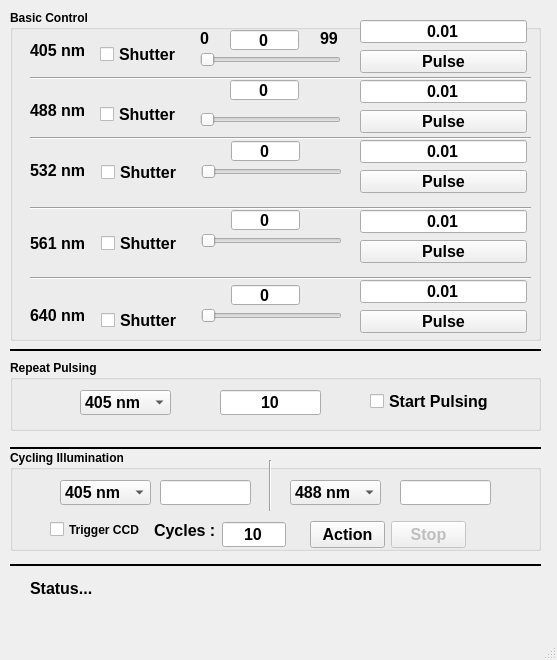
<?xml version="1.0" encoding="UTF-8"?>
<ui version="4.0">
 <class>MainWindow</class>
 <widget class="QMainWindow" name="MainWindow">
  <property name="geometry">
   <rect>
    <x>0</x>
    <y>0</y>
    <width>557</width>
    <height>660</height>
   </rect>
  </property>
  <property name="font">
   <font>
    <family>Microsoft YaHei UI</family>
    <weight>75</weight>
    <bold>true</bold>
   </font>
  </property>
  <property name="windowTitle">
   <string>Laser Control</string>
  </property>
  <widget class="QWidget" name="centralwidget">
   <widget class="Line" name="line_5">
    <property name="geometry">
     <rect>
      <x>10</x>
      <y>340</y>
      <width>531</width>
      <height>20</height>
     </rect>
    </property>
    <property name="font">
     <font>
      <family>Tahoma</family>
      <pointsize>18</pointsize>
      <weight>75</weight>
      <bold>true</bold>
     </font>
    </property>
    <property name="frameShadow">
     <enum>QFrame::Plain</enum>
    </property>
    <property name="lineWidth">
     <number>2</number>
    </property>
    <property name="midLineWidth">
     <number>0</number>
    </property>
    <property name="orientation">
     <enum>Qt::Horizontal</enum>
    </property>
   </widget>
   <widget class="QLabel" name="status">
    <property name="geometry">
     <rect>
      <x>30</x>
      <y>580</y>
      <width>481</width>
      <height>16</height>
     </rect>
    </property>
    <property name="font">
     <font>
      <family>Tahoma</family>
      <pointsize>12</pointsize>
      <weight>75</weight>
      <bold>true</bold>
     </font>
    </property>
    <property name="text">
     <string>Status...</string>
    </property>
   </widget>
   <widget class="Line" name="line_7">
    <property name="geometry">
     <rect>
      <x>10</x>
      <y>440</y>
      <width>531</width>
      <height>16</height>
     </rect>
    </property>
    <property name="font">
     <font>
      <family>Tahoma</family>
      <pointsize>18</pointsize>
      <weight>75</weight>
      <bold>true</bold>
     </font>
    </property>
    <property name="frameShadow">
     <enum>QFrame::Plain</enum>
    </property>
    <property name="lineWidth">
     <number>2</number>
    </property>
    <property name="midLineWidth">
     <number>0</number>
    </property>
    <property name="orientation">
     <enum>Qt::Horizontal</enum>
    </property>
   </widget>
   <widget class="Line" name="line_8">
    <property name="geometry">
     <rect>
      <x>10</x>
      <y>555</y>
      <width>531</width>
      <height>20</height>
     </rect>
    </property>
    <property name="font">
     <font>
      <family>Tahoma</family>
     </font>
    </property>
    <property name="frameShadow">
     <enum>QFrame::Plain</enum>
    </property>
    <property name="lineWidth">
     <number>2</number>
    </property>
    <property name="orientation">
     <enum>Qt::Horizontal</enum>
    </property>
   </widget>
   <widget class="QGroupBox" name="groupBox">
    <property name="geometry">
     <rect>
      <x>10</x>
      <y>10</y>
      <width>531</width>
      <height>331</height>
     </rect>
    </property>
    <property name="title">
     <string>Basic Control</string>
    </property>
    <widget class="QLabel" name="laserLine3Label">
     <property name="geometry">
      <rect>
       <x>20</x>
       <y>150</y>
       <width>61</width>
       <height>21</height>
      </rect>
     </property>
     <property name="font">
      <font>
       <family>Tahoma</family>
       <pointsize>12</pointsize>
       <weight>75</weight>
       <bold>true</bold>
      </font>
     </property>
     <property name="text">
      <string>532 nm</string>
     </property>
    </widget>
    <widget class="QLabel" name="laserLine1Label">
     <property name="geometry">
      <rect>
       <x>20</x>
       <y>30</y>
       <width>61</width>
       <height>21</height>
      </rect>
     </property>
     <property name="font">
      <font>
       <family>Tahoma</family>
       <pointsize>12</pointsize>
       <weight>75</weight>
       <bold>true</bold>
      </font>
     </property>
     <property name="text">
      <string>405 nm</string>
     </property>
    </widget>
    <widget class="QCheckBox" name="laserLine1Shutter">
     <property name="geometry">
      <rect>
       <x>90</x>
       <y>30</y>
       <width>81</width>
       <height>29</height>
      </rect>
     </property>
     <property name="font">
      <font>
       <family>Tahoma</family>
       <pointsize>12</pointsize>
       <weight>75</weight>
       <bold>true</bold>
      </font>
     </property>
     <property name="text">
      <string>Shutter</string>
     </property>
    </widget>
    <widget class="QSlider" name="laserLine1PowerSlider">
     <property name="geometry">
      <rect>
       <x>190</x>
       <y>40</y>
       <width>141</width>
       <height>19</height>
      </rect>
     </property>
     <property name="font">
      <font>
       <family>Tahoma</family>
       <weight>75</weight>
       <bold>true</bold>
      </font>
     </property>
     <property name="value">
      <number>0</number>
     </property>
     <property name="orientation">
      <enum>Qt::Horizontal</enum>
     </property>
    </widget>
    <widget class="QLineEdit" name="laserLine1PowerEdit">
     <property name="geometry">
      <rect>
       <x>220</x>
       <y>20</y>
       <width>69</width>
       <height>20</height>
      </rect>
     </property>
     <property name="font">
      <font>
       <family>Tahoma</family>
       <pointsize>12</pointsize>
       <weight>75</weight>
       <bold>true</bold>
      </font>
     </property>
     <property name="text">
      <string>0</string>
     </property>
     <property name="alignment">
      <set>Qt::AlignCenter</set>
     </property>
    </widget>
    <widget class="QLabel" name="label">
     <property name="geometry">
      <rect>
       <x>190</x>
       <y>20</y>
       <width>16</width>
       <height>16</height>
      </rect>
     </property>
     <property name="font">
      <font>
       <family>Tahoma</family>
       <pointsize>12</pointsize>
       <weight>75</weight>
       <bold>true</bold>
      </font>
     </property>
     <property name="text">
      <string>0</string>
     </property>
    </widget>
    <widget class="QLabel" name="label_2">
     <property name="geometry">
      <rect>
       <x>310</x>
       <y>20</y>
       <width>41</width>
       <height>16</height>
      </rect>
     </property>
     <property name="font">
      <font>
       <family>Tahoma</family>
       <pointsize>12</pointsize>
       <weight>75</weight>
       <bold>true</bold>
      </font>
     </property>
     <property name="text">
      <string>99</string>
     </property>
    </widget>
    <widget class="QLineEdit" name="laserLine1PulseDuration">
     <property name="enabled">
      <bool>true</bool>
     </property>
     <property name="geometry">
      <rect>
       <x>350</x>
       <y>10</y>
       <width>167</width>
       <height>23</height>
      </rect>
     </property>
     <property name="font">
      <font>
       <family>Tahoma</family>
       <pointsize>12</pointsize>
       <weight>75</weight>
       <bold>true</bold>
      </font>
     </property>
     <property name="text">
      <string>0.01</string>
     </property>
     <property name="alignment">
      <set>Qt::AlignCenter</set>
     </property>
    </widget>
    <widget class="QLabel" name="laserLine2Label">
     <property name="geometry">
      <rect>
       <x>20</x>
       <y>90</y>
       <width>61</width>
       <height>21</height>
      </rect>
     </property>
     <property name="font">
      <font>
       <family>Tahoma</family>
       <pointsize>12</pointsize>
       <weight>75</weight>
       <bold>true</bold>
      </font>
     </property>
     <property name="text">
      <string>488 nm</string>
     </property>
    </widget>
    <widget class="QPushButton" name="laserLine5Pulse">
     <property name="geometry">
      <rect>
       <x>350</x>
       <y>300</y>
       <width>167</width>
       <height>23</height>
      </rect>
     </property>
     <property name="font">
      <font>
       <family>Tahoma</family>
       <pointsize>12</pointsize>
       <weight>75</weight>
       <bold>true</bold>
      </font>
     </property>
     <property name="text">
      <string>Pulse</string>
     </property>
    </widget>
    <widget class="QLabel" name="laserLine4Label">
     <property name="geometry">
      <rect>
       <x>20</x>
       <y>223</y>
       <width>61</width>
       <height>21</height>
      </rect>
     </property>
     <property name="font">
      <font>
       <family>Tahoma</family>
       <pointsize>12</pointsize>
       <weight>75</weight>
       <bold>true</bold>
      </font>
     </property>
     <property name="text">
      <string>561 nm</string>
     </property>
    </widget>
    <widget class="QLineEdit" name="laserLine5PowerEdit">
     <property name="geometry">
      <rect>
       <x>221</x>
       <y>275</y>
       <width>69</width>
       <height>20</height>
      </rect>
     </property>
     <property name="font">
      <font>
       <family>Tahoma</family>
       <pointsize>12</pointsize>
       <weight>75</weight>
       <bold>true</bold>
      </font>
     </property>
     <property name="text">
      <string>0</string>
     </property>
     <property name="alignment">
      <set>Qt::AlignCenter</set>
     </property>
    </widget>
    <widget class="QPushButton" name="laserLine4Pulse">
     <property name="geometry">
      <rect>
       <x>350</x>
       <y>230</y>
       <width>167</width>
       <height>23</height>
      </rect>
     </property>
     <property name="font">
      <font>
       <family>Tahoma</family>
       <pointsize>12</pointsize>
       <weight>75</weight>
       <bold>true</bold>
      </font>
     </property>
     <property name="text">
      <string>Pulse</string>
     </property>
    </widget>
    <widget class="QCheckBox" name="laserLine4Shutter">
     <property name="geometry">
      <rect>
       <x>91</x>
       <y>219</y>
       <width>81</width>
       <height>29</height>
      </rect>
     </property>
     <property name="font">
      <font>
       <family>Tahoma</family>
       <pointsize>12</pointsize>
       <weight>75</weight>
       <bold>true</bold>
      </font>
     </property>
     <property name="text">
      <string>Shutter</string>
     </property>
    </widget>
    <widget class="QSlider" name="laserLine4PowerSlider">
     <property name="geometry">
      <rect>
       <x>191</x>
       <y>221</y>
       <width>141</width>
       <height>19</height>
      </rect>
     </property>
     <property name="font">
      <font>
       <family>Tahoma</family>
       <weight>75</weight>
       <bold>true</bold>
      </font>
     </property>
     <property name="value">
      <number>0</number>
     </property>
     <property name="orientation">
      <enum>Qt::Horizontal</enum>
     </property>
    </widget>
    <widget class="QLineEdit" name="laserLine4PowerEdit">
     <property name="geometry">
      <rect>
       <x>221</x>
       <y>200</y>
       <width>69</width>
       <height>20</height>
      </rect>
     </property>
     <property name="font">
      <font>
       <family>Tahoma</family>
       <pointsize>12</pointsize>
       <weight>75</weight>
       <bold>true</bold>
      </font>
     </property>
     <property name="text">
      <string>0</string>
     </property>
     <property name="alignment">
      <set>Qt::AlignCenter</set>
     </property>
    </widget>
    <widget class="QSlider" name="laserLine2PowerSlider">
     <property name="geometry">
      <rect>
       <x>190</x>
       <y>100</y>
       <width>141</width>
       <height>19</height>
      </rect>
     </property>
     <property name="font">
      <font>
       <family>Tahoma</family>
       <weight>75</weight>
       <bold>true</bold>
      </font>
     </property>
     <property name="value">
      <number>0</number>
     </property>
     <property name="orientation">
      <enum>Qt::Horizontal</enum>
     </property>
    </widget>
    <widget class="QPushButton" name="laserLine3Pulse">
     <property name="geometry">
      <rect>
       <x>350</x>
       <y>160</y>
       <width>167</width>
       <height>23</height>
      </rect>
     </property>
     <property name="font">
      <font>
       <family>Tahoma</family>
       <pointsize>12</pointsize>
       <weight>75</weight>
       <bold>true</bold>
      </font>
     </property>
     <property name="text">
      <string>Pulse</string>
     </property>
    </widget>
    <widget class="QLineEdit" name="laserLine3PowerEdit">
     <property name="geometry">
      <rect>
       <x>221</x>
       <y>131</y>
       <width>69</width>
       <height>20</height>
      </rect>
     </property>
     <property name="font">
      <font>
       <family>Tahoma</family>
       <pointsize>12</pointsize>
       <weight>75</weight>
       <bold>true</bold>
      </font>
     </property>
     <property name="text">
      <string>0</string>
     </property>
     <property name="alignment">
      <set>Qt::AlignCenter</set>
     </property>
    </widget>
    <widget class="QCheckBox" name="laserLine5Shutter">
     <property name="geometry">
      <rect>
       <x>91</x>
       <y>296</y>
       <width>81</width>
       <height>29</height>
      </rect>
     </property>
     <property name="font">
      <font>
       <family>Tahoma</family>
       <pointsize>12</pointsize>
       <weight>75</weight>
       <bold>true</bold>
      </font>
     </property>
     <property name="text">
      <string>Shutter</string>
     </property>
    </widget>
    <widget class="QCheckBox" name="laserLine3Shutter">
     <property name="geometry">
      <rect>
       <x>91</x>
       <y>148</y>
       <width>81</width>
       <height>29</height>
      </rect>
     </property>
     <property name="font">
      <font>
       <family>Tahoma</family>
       <pointsize>12</pointsize>
       <weight>75</weight>
       <bold>true</bold>
      </font>
     </property>
     <property name="text">
      <string>Shutter</string>
     </property>
    </widget>
    <widget class="QPushButton" name="laserLine2Pulse">
     <property name="geometry">
      <rect>
       <x>350</x>
       <y>100</y>
       <width>167</width>
       <height>23</height>
      </rect>
     </property>
     <property name="font">
      <font>
       <family>Tahoma</family>
       <pointsize>12</pointsize>
       <weight>75</weight>
       <bold>true</bold>
      </font>
     </property>
     <property name="text">
      <string>Pulse</string>
     </property>
    </widget>
    <widget class="Line" name="line_4">
     <property name="geometry">
      <rect>
       <x>20</x>
       <y>260</y>
       <width>501</width>
       <height>16</height>
      </rect>
     </property>
     <property name="font">
      <font>
       <family>Tahoma</family>
       <weight>75</weight>
       <bold>true</bold>
      </font>
     </property>
     <property name="orientation">
      <enum>Qt::Horizontal</enum>
     </property>
    </widget>
    <widget class="QCheckBox" name="laserLine2Shutter">
     <property name="geometry">
      <rect>
       <x>90</x>
       <y>90</y>
       <width>81</width>
       <height>29</height>
      </rect>
     </property>
     <property name="font">
      <font>
       <family>Tahoma</family>
       <pointsize>12</pointsize>
       <weight>75</weight>
       <bold>true</bold>
      </font>
     </property>
     <property name="text">
      <string>Shutter</string>
     </property>
    </widget>
    <widget class="QLineEdit" name="laserLine2PowerEdit">
     <property name="geometry">
      <rect>
       <x>220</x>
       <y>70</y>
       <width>69</width>
       <height>20</height>
      </rect>
     </property>
     <property name="font">
      <font>
       <family>Tahoma</family>
       <pointsize>12</pointsize>
       <weight>75</weight>
       <bold>true</bold>
      </font>
     </property>
     <property name="text">
      <string>0</string>
     </property>
     <property name="alignment">
      <set>Qt::AlignCenter</set>
     </property>
    </widget>
    <widget class="QPushButton" name="laserLine1Pulse">
     <property name="enabled">
      <bool>true</bool>
     </property>
     <property name="geometry">
      <rect>
       <x>350</x>
       <y>40</y>
       <width>167</width>
       <height>23</height>
      </rect>
     </property>
     <property name="font">
      <font>
       <family>Tahoma</family>
       <pointsize>12</pointsize>
       <weight>75</weight>
       <bold>true</bold>
      </font>
     </property>
     <property name="text">
      <string>Pulse</string>
     </property>
    </widget>
    <widget class="QLineEdit" name="laserLine5PulseDuration">
     <property name="geometry">
      <rect>
       <x>350</x>
       <y>270</y>
       <width>167</width>
       <height>23</height>
      </rect>
     </property>
     <property name="font">
      <font>
       <family>Tahoma</family>
       <pointsize>12</pointsize>
       <weight>75</weight>
       <bold>true</bold>
      </font>
     </property>
     <property name="text">
      <string>0.01</string>
     </property>
     <property name="alignment">
      <set>Qt::AlignCenter</set>
     </property>
    </widget>
    <widget class="QLineEdit" name="laserLine4PulseDuration">
     <property name="geometry">
      <rect>
       <x>350</x>
       <y>200</y>
       <width>167</width>
       <height>23</height>
      </rect>
     </property>
     <property name="font">
      <font>
       <family>Tahoma</family>
       <pointsize>12</pointsize>
       <weight>75</weight>
       <bold>true</bold>
      </font>
     </property>
     <property name="text">
      <string>0.01</string>
     </property>
     <property name="alignment">
      <set>Qt::AlignCenter</set>
     </property>
    </widget>
    <widget class="Line" name="line_3">
     <property name="geometry">
      <rect>
       <x>20</x>
       <y>190</y>
       <width>501</width>
       <height>16</height>
      </rect>
     </property>
     <property name="font">
      <font>
       <family>Tahoma</family>
       <weight>75</weight>
       <bold>true</bold>
      </font>
     </property>
     <property name="orientation">
      <enum>Qt::Horizontal</enum>
     </property>
    </widget>
    <widget class="QSlider" name="laserLine5PowerSlider">
     <property name="geometry">
      <rect>
       <x>191</x>
       <y>296</y>
       <width>141</width>
       <height>19</height>
      </rect>
     </property>
     <property name="font">
      <font>
       <family>Tahoma</family>
       <weight>75</weight>
       <bold>true</bold>
      </font>
     </property>
     <property name="value">
      <number>0</number>
     </property>
     <property name="orientation">
      <enum>Qt::Horizontal</enum>
     </property>
    </widget>
    <widget class="QSlider" name="laserLine3PowerSlider">
     <property name="geometry">
      <rect>
       <x>191</x>
       <y>152</y>
       <width>141</width>
       <height>19</height>
      </rect>
     </property>
     <property name="font">
      <font>
       <family>Tahoma</family>
       <weight>75</weight>
       <bold>true</bold>
      </font>
     </property>
     <property name="value">
      <number>0</number>
     </property>
     <property name="orientation">
      <enum>Qt::Horizontal</enum>
     </property>
    </widget>
    <widget class="QLabel" name="laserLine5Label">
     <property name="geometry">
      <rect>
       <x>20</x>
       <y>295</y>
       <width>61</width>
       <height>21</height>
      </rect>
     </property>
     <property name="font">
      <font>
       <family>Tahoma</family>
       <pointsize>12</pointsize>
       <weight>75</weight>
       <bold>true</bold>
      </font>
     </property>
     <property name="text">
      <string>640 nm</string>
     </property>
    </widget>
    <widget class="QLineEdit" name="laserLine3PulseDuration">
     <property name="geometry">
      <rect>
       <x>350</x>
       <y>130</y>
       <width>167</width>
       <height>23</height>
      </rect>
     </property>
     <property name="font">
      <font>
       <family>Tahoma</family>
       <pointsize>12</pointsize>
       <weight>75</weight>
       <bold>true</bold>
      </font>
     </property>
     <property name="text">
      <string>0.01</string>
     </property>
     <property name="alignment">
      <set>Qt::AlignCenter</set>
     </property>
    </widget>
    <widget class="QLineEdit" name="laserLine2PulseDuration">
     <property name="geometry">
      <rect>
       <x>350</x>
       <y>70</y>
       <width>167</width>
       <height>23</height>
      </rect>
     </property>
     <property name="font">
      <font>
       <family>Tahoma</family>
       <pointsize>12</pointsize>
       <weight>75</weight>
       <bold>true</bold>
      </font>
     </property>
     <property name="text">
      <string>0.01</string>
     </property>
     <property name="alignment">
      <set>Qt::AlignCenter</set>
     </property>
    </widget>
    <widget class="Line" name="line_2">
     <property name="geometry">
      <rect>
       <x>20</x>
       <y>120</y>
       <width>501</width>
       <height>16</height>
      </rect>
     </property>
     <property name="font">
      <font>
       <family>Tahoma</family>
       <weight>75</weight>
       <bold>true</bold>
      </font>
     </property>
     <property name="orientation">
      <enum>Qt::Horizontal</enum>
     </property>
    </widget>
    <widget class="Line" name="line">
     <property name="geometry">
      <rect>
       <x>20</x>
       <y>60</y>
       <width>501</width>
       <height>16</height>
      </rect>
     </property>
     <property name="font">
      <font>
       <family>Tahoma</family>
       <weight>75</weight>
       <bold>true</bold>
      </font>
     </property>
     <property name="orientation">
      <enum>Qt::Horizontal</enum>
     </property>
    </widget>
   </widget>
   <widget class="QGroupBox" name="groupBox_2">
    <property name="geometry">
     <rect>
      <x>10</x>
      <y>360</y>
      <width>531</width>
      <height>71</height>
     </rect>
    </property>
    <property name="title">
     <string>Repeat Pulsing</string>
    </property>
    <widget class="QComboBox" name="selectLaserLine">
     <property name="geometry">
      <rect>
       <x>70</x>
       <y>30</y>
       <width>91</width>
       <height>25</height>
      </rect>
     </property>
     <property name="font">
      <font>
       <family>Tahoma</family>
       <pointsize>12</pointsize>
       <weight>75</weight>
       <bold>true</bold>
      </font>
     </property>
     <item>
      <property name="text">
       <string>405 nm</string>
      </property>
     </item>
     <item>
      <property name="text">
       <string>488 nm</string>
      </property>
     </item>
     <item>
      <property name="text">
       <string>532 nm</string>
      </property>
     </item>
     <item>
      <property name="text">
       <string>561 nm</string>
      </property>
     </item>
     <item>
      <property name="text">
       <string>640 nm</string>
      </property>
     </item>
    </widget>
    <widget class="QLineEdit" name="repeatPulseDuration">
     <property name="geometry">
      <rect>
       <x>210</x>
       <y>30</y>
       <width>101</width>
       <height>25</height>
      </rect>
     </property>
     <property name="font">
      <font>
       <family>Tahoma</family>
       <pointsize>12</pointsize>
       <weight>75</weight>
       <bold>true</bold>
      </font>
     </property>
     <property name="text">
      <string>10</string>
     </property>
     <property name="alignment">
      <set>Qt::AlignCenter</set>
     </property>
    </widget>
    <widget class="QCheckBox" name="repeatPulseIndicator">
     <property name="enabled">
      <bool>true</bool>
     </property>
     <property name="geometry">
      <rect>
       <x>360</x>
       <y>30</y>
       <width>128</width>
       <height>23</height>
      </rect>
     </property>
     <property name="font">
      <font>
       <family>Tahoma</family>
       <pointsize>12</pointsize>
       <weight>75</weight>
       <bold>true</bold>
      </font>
     </property>
     <property name="text">
      <string>Start Pulsing</string>
     </property>
     <property name="checkable">
      <bool>true</bool>
     </property>
    </widget>
    <zorder>repeatPulseIndicator</zorder>
    <zorder>selectLaserLine</zorder>
    <zorder>repeatPulseDuration</zorder>
   </widget>
   <widget class="QGroupBox" name="groupBox_3">
    <property name="geometry">
     <rect>
      <x>10</x>
      <y>450</y>
      <width>531</width>
      <height>101</height>
     </rect>
    </property>
    <property name="title">
     <string>Cycling Illumination</string>
    </property>
    <widget class="Line" name="line_6">
     <property name="geometry">
      <rect>
       <x>250</x>
       <y>10</y>
       <width>20</width>
       <height>51</height>
      </rect>
     </property>
     <property name="orientation">
      <enum>Qt::Vertical</enum>
     </property>
    </widget>
    <widget class="QLineEdit" name="seq1Laser2Intensity">
     <property name="geometry">
      <rect>
       <x>390</x>
       <y>30</y>
       <width>91</width>
       <height>25</height>
      </rect>
     </property>
     <property name="font">
      <font>
       <family>Tahoma</family>
       <pointsize>12</pointsize>
       <weight>75</weight>
       <bold>true</bold>
      </font>
     </property>
    </widget>
    <widget class="QComboBox" name="seq1Laser2Label">
     <property name="geometry">
      <rect>
       <x>280</x>
       <y>30</y>
       <width>91</width>
       <height>25</height>
      </rect>
     </property>
     <property name="font">
      <font>
       <family>Tahoma</family>
       <pointsize>12</pointsize>
       <weight>75</weight>
       <bold>true</bold>
      </font>
     </property>
     <property name="currentIndex">
      <number>1</number>
     </property>
     <item>
      <property name="text">
       <string>405 nm</string>
      </property>
     </item>
     <item>
      <property name="text">
       <string>488 nm</string>
      </property>
     </item>
     <item>
      <property name="text">
       <string>532 nm</string>
      </property>
     </item>
     <item>
      <property name="text">
       <string>561 nm</string>
      </property>
     </item>
     <item>
      <property name="text">
       <string>640 nm</string>
      </property>
     </item>
    </widget>
    <widget class="QLabel" name="label_5">
     <property name="geometry">
      <rect>
       <x>144</x>
       <y>71</y>
       <width>62</width>
       <height>19</height>
      </rect>
     </property>
     <property name="font">
      <font>
       <family>Tahoma</family>
       <pointsize>12</pointsize>
       <weight>75</weight>
       <bold>true</bold>
      </font>
     </property>
     <property name="text">
      <string>Cycles :</string>
     </property>
    </widget>
    <widget class="QCheckBox" name="triggerCCD">
     <property name="geometry">
      <rect>
       <x>40</x>
       <y>70</y>
       <width>97</width>
       <height>19</height>
      </rect>
     </property>
     <property name="text">
      <string>Trigger CCD</string>
     </property>
    </widget>
    <widget class="QComboBox" name="seq1Laser1Label">
     <property name="enabled">
      <bool>true</bool>
     </property>
     <property name="geometry">
      <rect>
       <x>50</x>
       <y>30</y>
       <width>91</width>
       <height>25</height>
      </rect>
     </property>
     <property name="font">
      <font>
       <family>Tahoma</family>
       <pointsize>12</pointsize>
       <weight>75</weight>
       <bold>true</bold>
      </font>
     </property>
     <item>
      <property name="text">
       <string>405 nm</string>
      </property>
     </item>
     <item>
      <property name="text">
       <string>488 nm</string>
      </property>
     </item>
     <item>
      <property name="text">
       <string>532 nm</string>
      </property>
     </item>
     <item>
      <property name="text">
       <string>561 nm</string>
      </property>
     </item>
     <item>
      <property name="text">
       <string>640 nm</string>
      </property>
     </item>
    </widget>
    <widget class="QLineEdit" name="seq1Laser1Intensity">
     <property name="geometry">
      <rect>
       <x>150</x>
       <y>30</y>
       <width>91</width>
       <height>25</height>
      </rect>
     </property>
     <property name="font">
      <font>
       <family>Tahoma</family>
       <pointsize>12</pointsize>
       <weight>75</weight>
       <bold>true</bold>
      </font>
     </property>
    </widget>
    <widget class="QPushButton" name="seq1Stop">
     <property name="enabled">
      <bool>false</bool>
     </property>
     <property name="geometry">
      <rect>
       <x>381</x>
       <y>71</y>
       <width>75</width>
       <height>27</height>
      </rect>
     </property>
     <property name="font">
      <font>
       <family>Tahoma</family>
       <pointsize>12</pointsize>
       <weight>75</weight>
       <bold>true</bold>
      </font>
     </property>
     <property name="text">
      <string>Stop</string>
     </property>
    </widget>
    <widget class="QLineEdit" name="seq1NCycles">
     <property name="geometry">
      <rect>
       <x>212</x>
       <y>72</y>
       <width>64</width>
       <height>25</height>
      </rect>
     </property>
     <property name="font">
      <font>
       <family>Tahoma</family>
       <pointsize>12</pointsize>
       <weight>75</weight>
       <bold>true</bold>
      </font>
     </property>
     <property name="layoutDirection">
      <enum>Qt::LeftToRight</enum>
     </property>
     <property name="text">
      <string>10</string>
     </property>
     <property name="cursorPosition">
      <number>2</number>
     </property>
     <property name="alignment">
      <set>Qt::AlignCenter</set>
     </property>
    </widget>
    <widget class="QPushButton" name="seq1Action">
     <property name="geometry">
      <rect>
       <x>300</x>
       <y>71</y>
       <width>75</width>
       <height>27</height>
      </rect>
     </property>
     <property name="font">
      <font>
       <family>Tahoma</family>
       <pointsize>12</pointsize>
       <weight>75</weight>
       <bold>true</bold>
      </font>
     </property>
     <property name="text">
      <string>Action</string>
     </property>
    </widget>
    <zorder>label_5</zorder>
    <zorder>seq1Stop</zorder>
    <zorder>line_6</zorder>
    <zorder>seq1Laser2Intensity</zorder>
    <zorder>seq1Laser1Intensity</zorder>
    <zorder>seq1Laser1Label</zorder>
    <zorder>triggerCCD</zorder>
    <zorder>seq1Laser2Label</zorder>
    <zorder>seq1NCycles</zorder>
    <zorder>seq1Action</zorder>
   </widget>
   <zorder>groupBox</zorder>
   <zorder>groupBox_3</zorder>
   <zorder>groupBox_2</zorder>
   <zorder>line_8</zorder>
   <zorder>status</zorder>
   <zorder>line_7</zorder>
   <zorder>line_5</zorder>
  </widget>
  <widget class="QMenuBar" name="menubar">
   <property name="geometry">
    <rect>
     <x>0</x>
     <y>0</y>
     <width>557</width>
     <height>21</height>
    </rect>
   </property>
  </widget>
  <widget class="QStatusBar" name="statusbar"/>
 </widget>
 <resources/>
 <connections/>
</ui>
